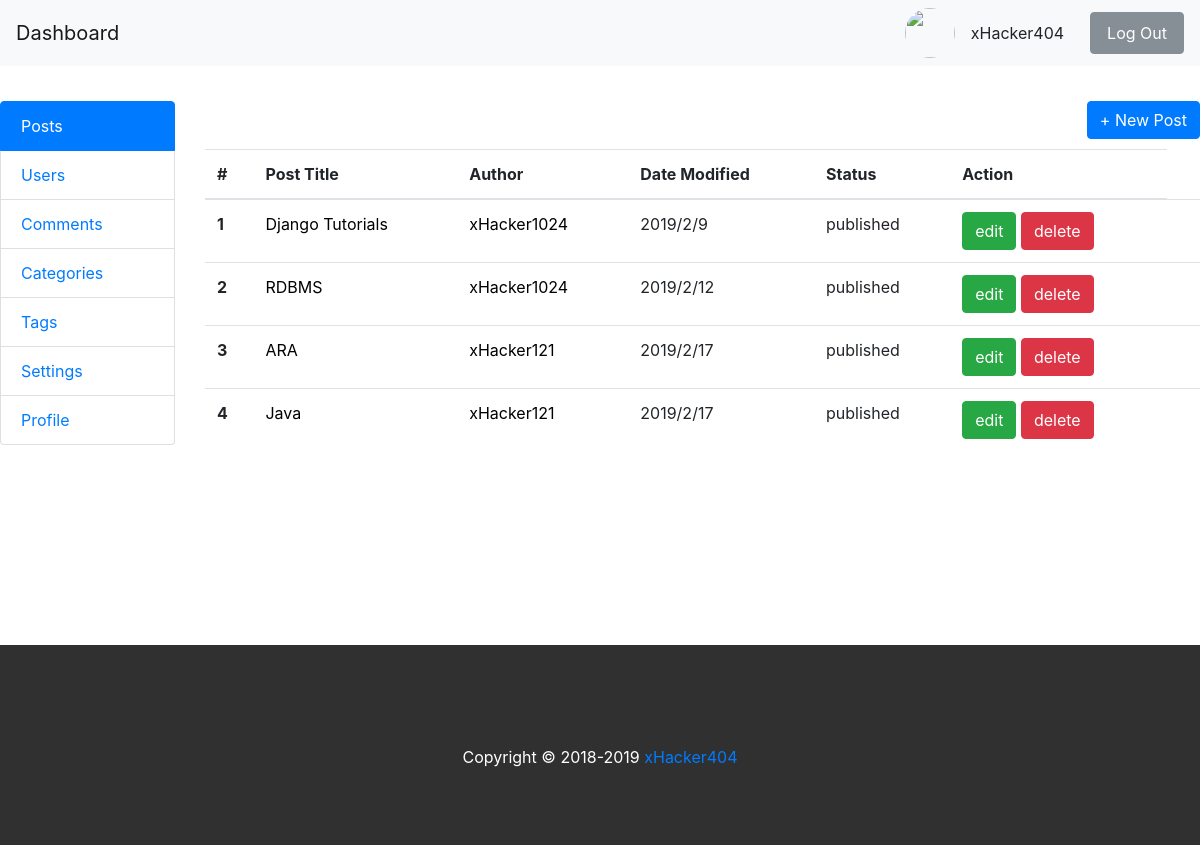
/backend/posts/, run on the app's committed database.
### blog/models.py (models this page shows, shortened)
class Post(models.Model):
    title = models.CharField(max_length=250,unique=True)
    content = models.CharField(max_length=1000)
    featured_img = models.ImageField(upload_to='featured_images', blank=True)
    tag = models.ManyToManyField(Tag, related_name='tags')
    category = models.ManyToManyField(Category, related_name='categories')
    status = models.CharField(max_length=100, default='drafted')
    author = models.ForeignKey(User,on_delete=models.CASCADE, default=1)
    created_date = models.DateTimeField(default=datetime.now())
    published_date = models.DateTimeField(blank=True, null=True)
    updated_date = models.DateTimeField(blank=True, null=True)

### backend/views.py (the view)
# urls.py: path('posts/', views.posts, name='posts'),
def posts(request):
    post_list = Post.objects.order_by('published_date')
    paginator = Paginator(post_list, 5) # Show 5 posts per page
    page = request.GET.get('page')
    posts = paginator.get_page(page)
    my_dict = {'posts':posts, 'post_page':'post_page'}
    return render(request, 'backend/posts.html', context=my_dict)

### blog/context_processors.py (called while the page is built)
def post_widget(request):
    all_posts = Post.objects.filter(status='published').order_by('published_date')
    years = []
    tags = Tag.objects.all()
    categories = Category.objects.all()
    for post in all_posts :
        year = post.published_date.year
        if year not in years:
            years.append(year)
    return {
    'all_posts':all_posts,
    'years':years,
    'tags':tags,
    'categories':categories
    }

def site_settings(request):
    settings = BlogSettings.objects.get(id=1)
    site_icon = settings.site_icon
    site_logo = settings.site_logo
    site_title = settings.site_title
    tagline = settings.tagline
    keywords = settings.keywords
    description = settings.description
    post_per_page = settings.post_per_page
    return {
    'site_icon':site_icon,
    'site_logo':site_logo,
    'site_title':site_title,
    'tagline':tagline,
    'keywords':keywords,
    'description':description,
     'post_per_page':post_per_page
    }

### templates/backend/posts.html (shortened to what this page needs)
<!DOCTYPE html>
{% extends 'backend/base.html'%}
{% block content %}
{% if post_page %}
<div class="col-md-10" >
		<div class="post" style="height:500px; overflow: scroll">
			<div class="" style="float:right; margin-bottom:10px">
				<a href="{% url 'backend:new_post'%}"class="btn btn-primary"> + New Post </a>
			</div>
				<table class="table">
					<thead>
						<tr>
							<th scope="col">#</th>
							<th scope="col">Post Title</th>
							<th scope="col">Author</th>
							<th scope="col">Date Modified</th>
							<th scope="col">Status</th>
							<th scope="col">Action</th>
						</tr>
					</thead>
					<tbody>
						{% if posts %}
							{% for post in posts %}
							<tr>
								<th scope="row">{{ forloop.counter }}</th>
								<td> <a href="/blog/posts/{{post.id}}"> {{ post.title}} </a></td>
								<td><a href="/blog/author/{{post.author}}">{{ post.author}}</a></td>
								<td>{{post.updated_date.year}}/{{post.updated_date.month}}/{{post.updated_date.day}}</td>
								<td>{{post.status}}</td>
								<td>
										<a href="/backend/edit_post/{{post.id}}" class="btn btn-success">edit</a>
										<a href="/backend/delete_post/{{post.id}}" class="btn btn-danger">delete</a>
								</td>
								<td></td>
							</tr>
							{% endfor %}
						{% endif %}
					</tbody>
				</table>
		</div>
</div>
{% endif %}
{% endblock %}

### static/css/style.css (style rules this page uses)
.post:first-child { margin-top:0px; }
.post { margin-top:40px; }
.post a { text-decoration: none; color: black; }

### templates/backend/base.html (style rules this page uses)
a.btn { color:white; }

### data on the page
Post: title "Django Tutorials", author "xHacker1024", updated_date.year "2019", updated_date.month "2", updated_date.day "9", status "published"
Post: title "RDBMS", author "xHacker1024", updated_date.year "2019", updated_date.month "2", updated_date.day "12", status "published"
Post: title "ARA", author "xHacker121", updated_date.year "2019", updated_date.month "2", updated_date.day "17", status "published"
Post: title "Java", author "xHacker121", updated_date.year "2019", updated_date.month "2", updated_date.day "17", status "published"
